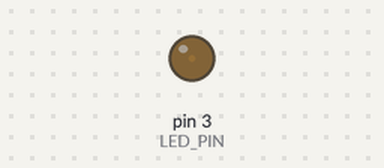
Bench run of a sketch on a simulated Arduino Uno, built with avr-gcc and run on an emulated ATmega328P. On the bench: output pins drawn as LEDs (lit = HIGH).

Above: at 0.05 s.
At 2.15 s:
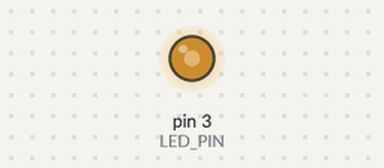
At 3.45 s:
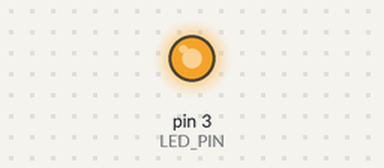
At 6.9 s:
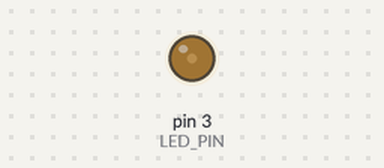
Timing chart, 0 to 10.0 s (numbered marks = the images above):
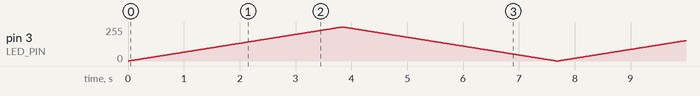

The sketch:

PulseWidthModulation.ino
```cpp
int LED_PIN = 3;
int BRILLO;
void setup() {
  pinMode(LED_PIN, OUTPUT);
}

void loop() {
  //Starts to send singal to the output increasing the intensity of the light in the led
  for(BRILLO=0; BRILLO<256; BRILLO++){
    analogWrite(LED_PIN, BRILLO);
    delay(15);
  }
  //Starts decreasing the intensity of the light in the led
  for(BRILLO=255; BRILLO>=0; BRILLO--){
    analogWrite(LED_PIN, BRILLO);
    delay(15);
  }
}
```
